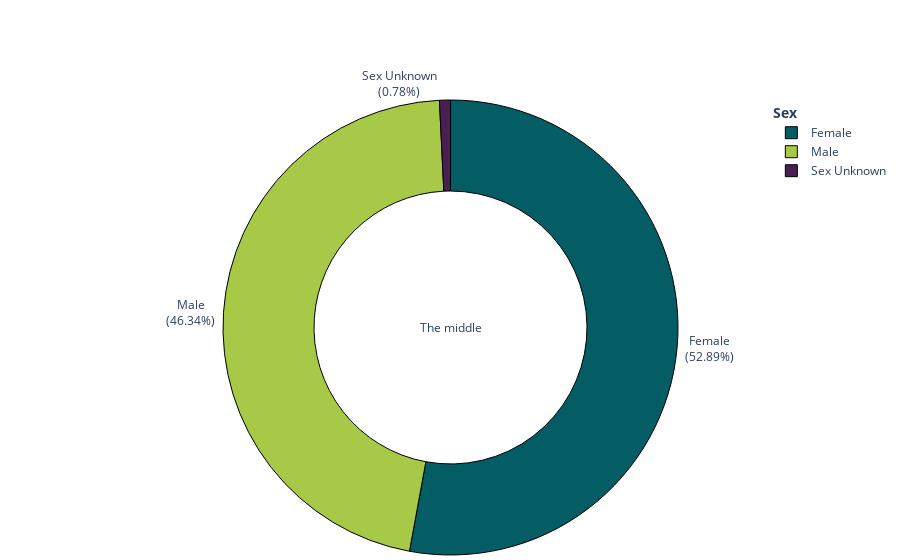

Notebook code cell kept with this figure:
### Code cell
## BOX 9 - Update aspects of the general layout
## Modifying the basic layout of this pie/donut plot.
## Try 'uncommenting' certain lines in the below 'update layout' function

fig.update_layout(
   margin=dict(l=0, r=0, b=0, t=100), # This will put in some space around your plot
#     font=dict(size=12), # This will adjust the font size
#     title="Oh look, a title!<br>", # This will add a title
## The below bit (on annotations) should be uncommented all together when you want to use it
     annotations=[
         dict(
         showarrow=False,
         text="The middle",
#         font=dict(size=20),
#         x=0.5,
#         y=0.5,
     )
 ],
   legend_title_text = "<b>Sex</b>", # This will change the title of your legend
#     showlegend=False, # this will hide your legend
#     width=500, # This will adjust the width of your plot overall
#     height=500, # This will adjust the height of your plot overall
#     autosize=False, # This can be crucial in stopping your graph from autosizing 
)
fig.show() #use this to show the figure

### Figure 1 — Plotly figure (JSON) as saved in the notebook; plotly's stock layout.template omitted (floating-point values rounded to 4 significant figures)
{"data": [{"direction": "clockwise", "hole": 0.6, "labels": ["Male", "Female", "Sex Unknown"], "marker": {"colors": ["#A7C947", "#045C64", "#491F53"], "line": {"color": "#000000", "width": 1}}, "sort": true, "textposition": "outside", "texttemplate": "%{label}<br>(%{percent:.2%})", "type": "pie", "values": [1210098, 1381189, 20293]}], "layout": {"annotations": [{"showarrow": false, "text": "The middle"}], "legend": {"title": {"text": "<b>Sex</b>"}}, "margin": {"b": 0, "l": 0, "r": 0, "t": 100}}}
